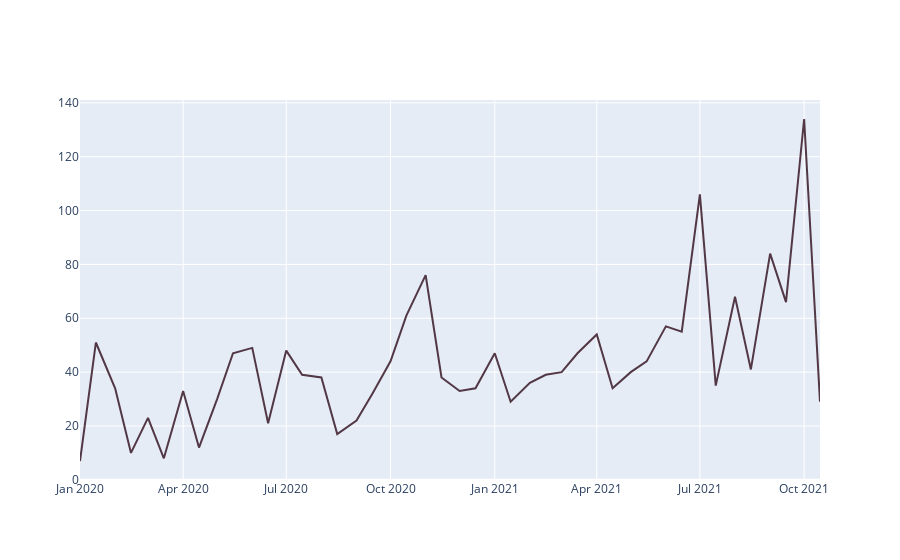

The notebook cell saved with this chart:
### Code cell
date15hul=Hulu_.groupby(pd.Grouper(key="date_added", freq="SMS"))


#Creo el grafico historico de Hulu
dfe=date15hul.count()

trace2 = go.Scatter(
                    x = dfe.index,
                    y = dfe['title'],
                    name = 'Hulu',
                    mode= 'lines',
                    marker = dict(color = 'rgba(45, 11, 26, 0.8)'))
fig=go.Figure(trace2)
iplot(fig)

### Figure 1 — Plotly figure (JSON) as saved in the notebook; plotly's stock layout.template omitted (floating-point values rounded to 4 significant figures)
{"data": [{"marker": {"color": "rgba(45, 11, 26, 0.8)"}, "mode": "lines", "name": "Hulu", "type": "scatter", "x": ["2020-01-01T00:00:00", "2020-01-15T00:00:00", "2020-02-01T00:00:00", "2020-02-15T00:00:00", "2020-03-01T00:00:00", "2020-03-15T00:00:00", "2020-04-01T00:00:00", "2020-04-15T00:00:00", "2020-05-01T00:00:00", "2020-05-15T00:00:00", "2020-06-01T00:00:00", "2020-06-15T00:00:00", "2020-07-01T00:00:00", "2020-07-15T00:00:00", "2020-08-01T00:00:00", "2020-08-15T00:00:00", "2020-09-01T00:00:00", "2020-09-15T00:00:00", "2020-10-01T00:00:00", "2020-10-15T00:00:00", "2020-11-01T00:00:00", "2020-11-15T00:00:00", "2020-12-01T00:00:00", "2020-12-15T00:00:00", "2021-01-01T00:00:00", "2021-01-15T00:00:00", "2021-02-01T00:00:00", "2021-02-15T00:00:00", "2021-03-01T00:00:00", "2021-03-15T00:00:00", "2021-04-01T00:00:00", "2021-04-15T00:00:00", "2021-05-01T00:00:00", "2021-05-15T00:00:00", "2021-06-01T00:00:00", "2021-06-15T00:00:00", "2021-07-01T00:00:00", "2021-07-15T00:00:00", "2021-08-01T00:00:00", "2021-08-15T00:00:00", "2021-09-01T00:00:00", "2021-09-15T00:00:00", "2021-10-01T00:00:00", "2021-10-15T00:00:00"], "y": [7, 51, 34, 10, 23, 8, 33, 12, 30, 47, 49, 21, 48, 39, 38, 17, 22, 32, 44, 61, 76, 38, 33, 34, 47, 29, 36, 39, 40, 47, 54, 34, 40, 44, 57, 55, 106, 35, 68, 41, 84, 66, 134, 29]}], "layout": {}}
